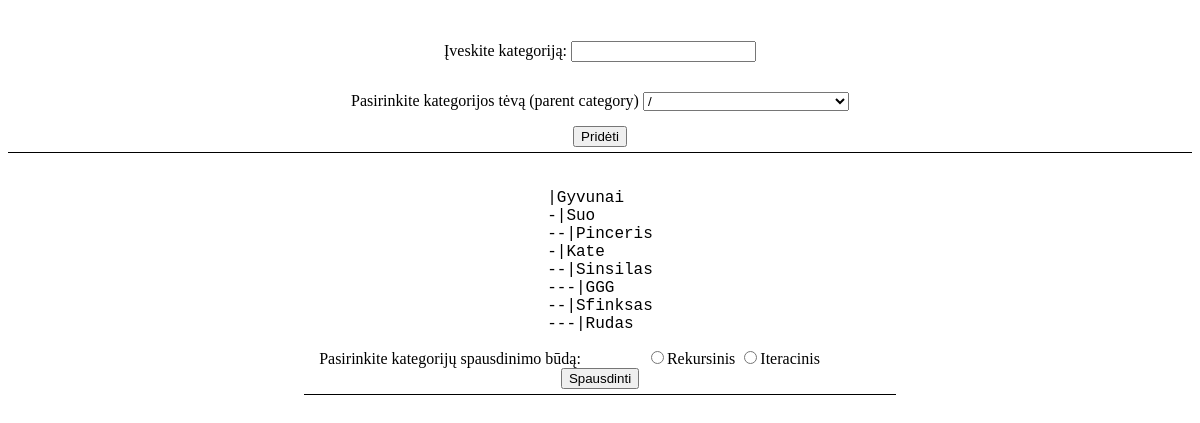
Before: / with the older database file.
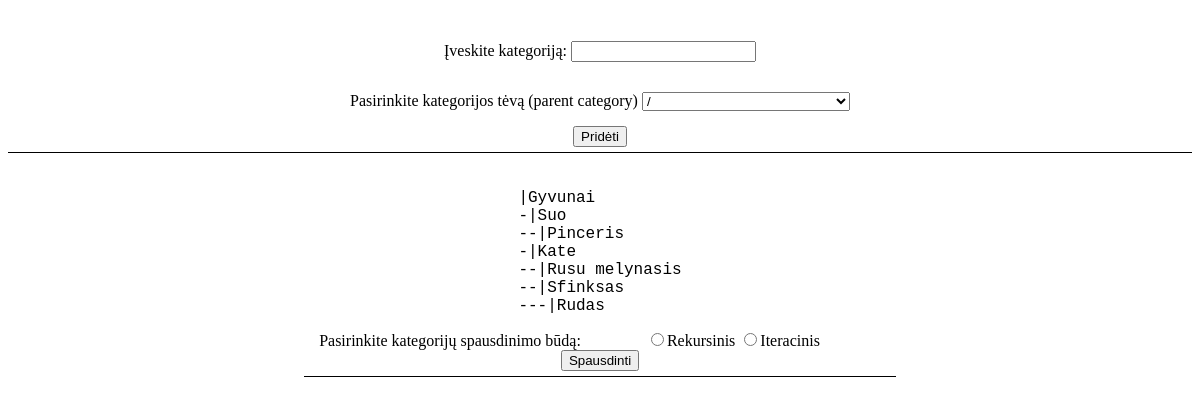
After: the same page with the newer database file.
### tables this page shows
CREATE TABLE categories (id INTEGER PRIMARY KEY AUTOINCREMENT, name VARCHAR(30), parent_id INTEGER);

### Database.php (called while the page is built, shortened)
<?php
class Database extends SQLite3{
    function getChildCategories($id){
        $categories = array();
        $query = "SELECT * FROM categories WHERE parent_id = $id ";
        $result = $this->query($query);
        while($row = $result->fetchArray()){
            $categories[] = new Category($row['id'], $row['name'], $row['parent_id']);
        }
        return $categories;
    }
    function getParentCategory($category){
        $query = "SELECT * FROM categories WHERE id = $category->parent_id";
        $result = $this->query($query);
        $result = $result->fetchArray();
        return new Category($result['id'], $result['name'], $result['parent_id']);
    }
}
?>

### index.php (the view, shortened to what this page needs)
<!DOCTYPE html>
<html>
    <head>
    </head>
    <body style="text-align: center">
        <?php
              include 'Database.php';
              include 'Category.php';
        ?>
        <br style="width: 50%; display: inline-block">
        <form action="index.php" method="post">
            <div class="form-content">
                <label for="category">Įveskite kategoriją: </label>
                <input type="text" name="category">
            </div>
            <br>
            <div class="form-content">
                <label for="parent">Pasirinkite kategorijos tėvą (parent category)</label>
                <select name="parent">
                    <option value="0">/</option>
                </select>
            </div>
            <br>
            <button type="submit">Pridėti</button>
        </form>
        <div class="categories">
        <?php  $rootCategories = $database->getChildCategories(0);
            foreach ($rootCategories as $category) {
                if(!isset($_POST['printType']) || $_POST['printType'] == 'recursive'){
                    echo "</br>".str_repeat("-", 0).'|'.$category->name;
                    $category->printChildrenRecursive(1);
                }
                else if ($_POST['printType'] == 'iterative'){
                    $category->printChildrenIterative();
                }
        }?>
        </div>
        <div class="form-content">
            <form action="index.php" method="post">
                <label for="printTypeForm">Pasirinkite kategorijų spausdinimo būdą: </label>
                <div name="printTypeForm">
                    <input type="radio" name="printType" value="recursive">Rekursinis
                    <input type="radio" name="printType" value="iterative">Iteracinis
                </div>
                <button type="submit">Spausdinti</button>
            </form>
        </div>
    </body>
</html>

### Category.php (shortened to what this page needs)
<?php
class Category{
    public $id;
    function __construct($id = 0, $name, $parent_id){
        $this->id = $id;
        $this->name = $name;
        $this->parent_id = $parent_id;
        $this->depth = $this->depth();
    }
    function depth(){
        $depth = 0;
        $category = $this;
        while($category->parent_id != 0){
            $depth++;
            $category = $GLOBALS['database']->getParentCategory($category);
        }
        return $depth;
    }
    function printChildrenRecursive($level){
        $childCategories = $GLOBALS['database']->getChildCategories($this->id);
        foreach ($childCategories as $child) {
           echo "</br>".str_repeat("-", $level).'|'.$child->name;
           $child->printChildrenRecursive($level + 1);
        }
    }
}
?>

### index.php (style rules this page uses)
div { width:50%; display: inline-block; }
.form-content { padding: 15px; }
.categories { font-family: Consolas, monaco, monospace; width: auto; text-align: justify; }
form { border-bottom: 1px solid; padding-bottom: 5px; }

Changed rows visible on the page:
removed categories: level "---", name "GGG", shown under "Sinsilas"
changed categories: name "Sinsilas" → "Rusu melynasis"
